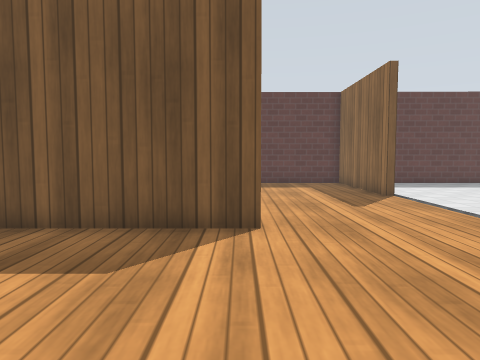
View 1 (above)

16 first-person views from a walk through a world built for the Gazebo simulator. The camera is 0.72 m above the floor, tilts 4° down and sees 70° across. The floor is counted in squares, 0.5 m on a side. Each view is taken from the middle of a square. On the plan, view 1 faces up. The plan holds only what a view shows up to about 15 squares ahead; the rest is blank. Gazebo's built-in surfaces are drawn with simple patterns.

View 2
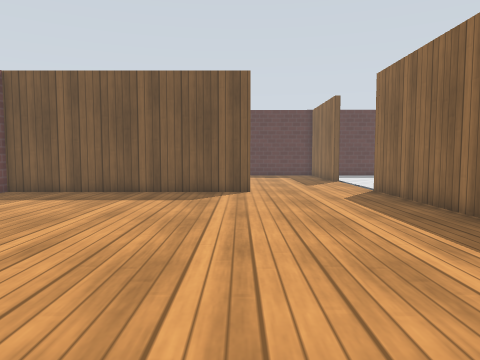

View 3
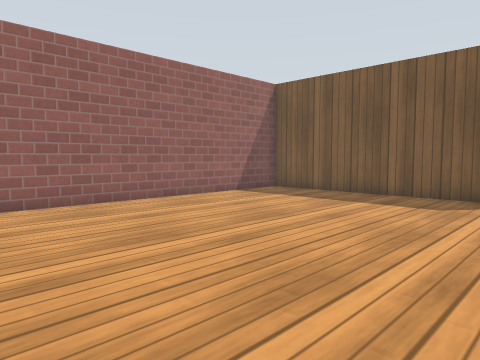

View 4
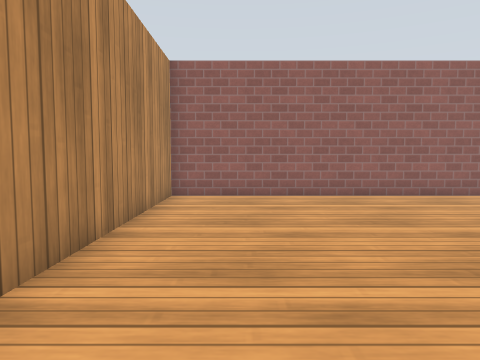

View 5
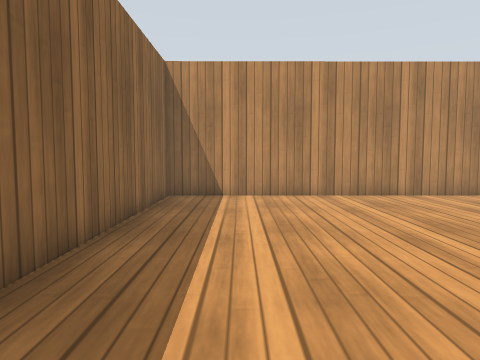

View 6
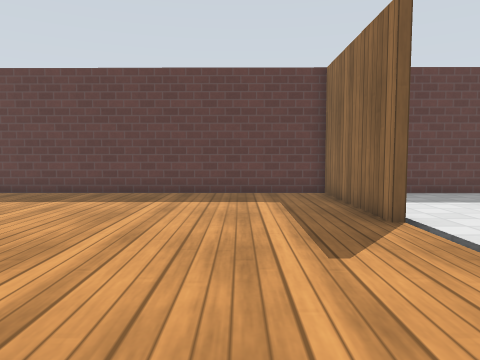

View 7
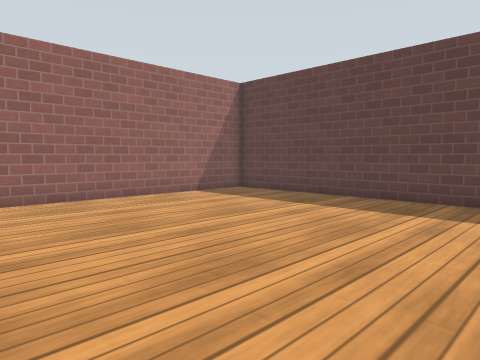

View 8
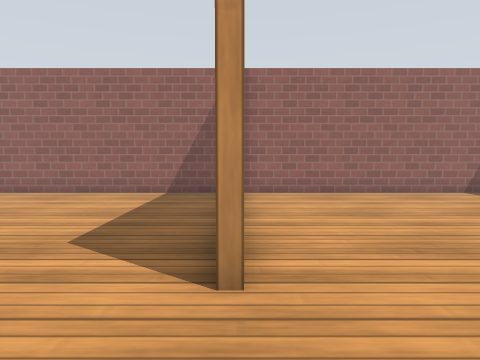

View 9
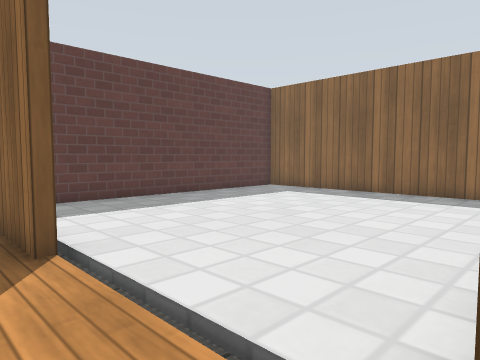

View 10
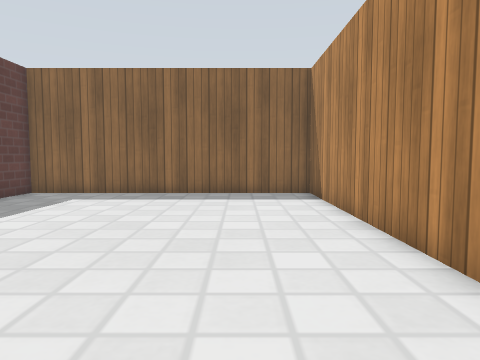

View 11
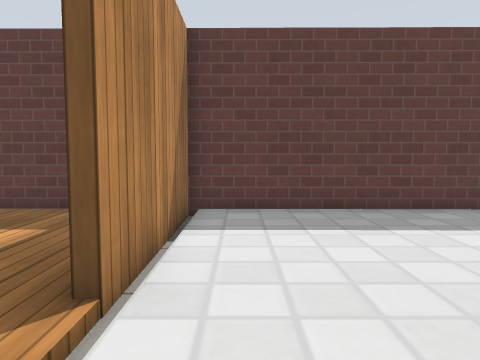

View 12
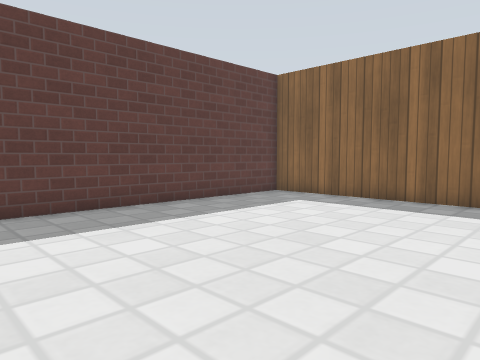

View 13
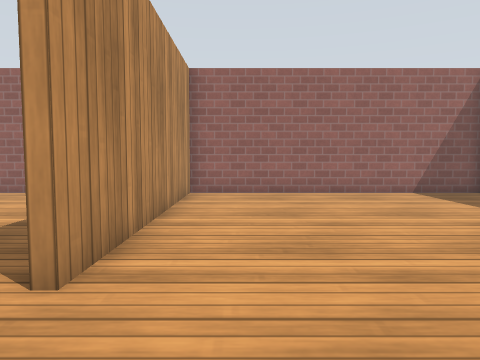

View 14
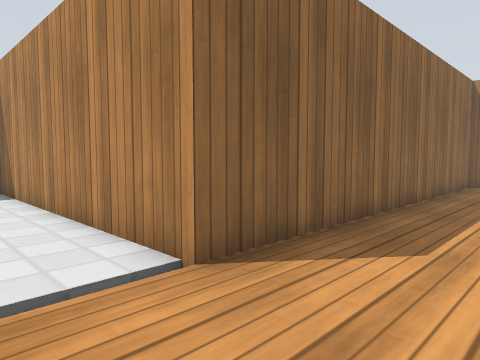

View 15
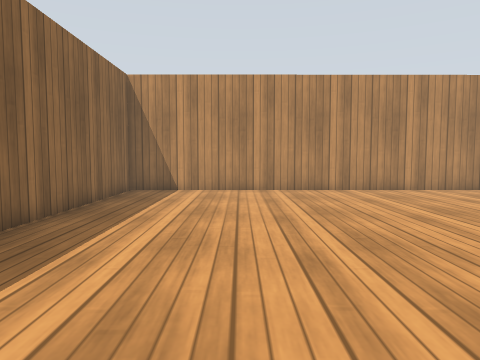

View 16
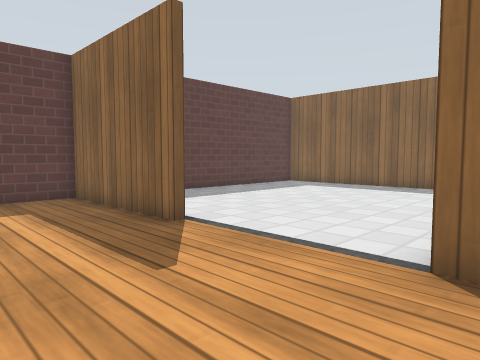

### Floor plan
Points are (right, up) in squares from view 1. A wall is a line through its corners. A room is listed if a view was taken in it or the views show most of it. See-through windows are left out.
Room 1 (views 1, 2, 3, 4, 5, 6, 15, 16)
walls: (0.4, 6.7) (-9.4, 6.7) (-9.4, -8.5) (5.7, -8.4) (5.6, 7.3)
ways out: opening at (3, 7) to room 2
Room 2 (views 7, 8, 9, 10, 12, 13, 14)
walls: (5.3, 12.2) (5.3, 18.3) (-8.1, 18.4); (5.6, 7.3) (6.6, 7.3); (-9.4, 18.5) (-9.4, 7.1) (0.4, 7.1) (0.4, 6.7)
ways out: opening at (3, 7) to room 1; opening at (6, 10) to room 3
Room 3 (view 11)
walls: (6.6, 7.3) (17.4, 7.3) (17.4, 18.2) (5.6, 18.3) (5.6, 12.2)
ways out: opening at (6, 10) to room 2

Positions as (right, up) in squares from view 1, and headings:
1: (0, 0), facing up
2: (0, -7), facing up
3: (1, -6), facing up-left
4: (3, -6), facing left
5: (3, 4), facing down
6: (2, 5), facing up
7: (2, 7), facing up-left
8: (4, 7), facing left
9: (4, 7), facing up-right
10: (4, 10), facing right
11: (7, 9), facing up
12: (6, 9), facing up-right
13: (4, 9), facing left
14: (2, 10), facing down-right
15: (1, 6), facing down
16: (1, 6), facing up-right
